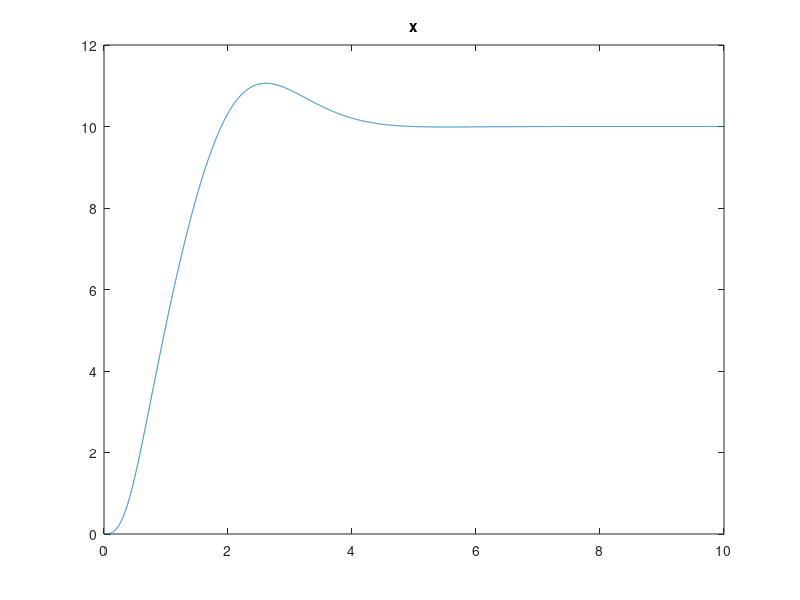
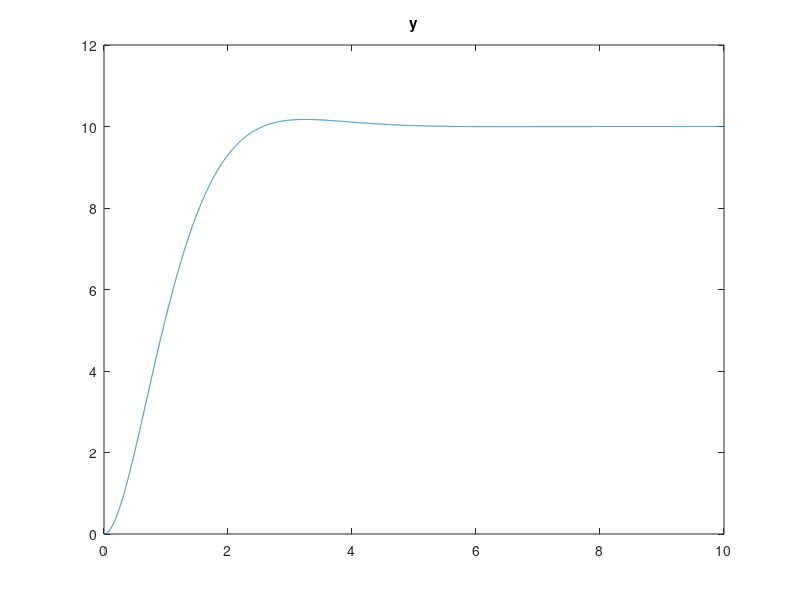
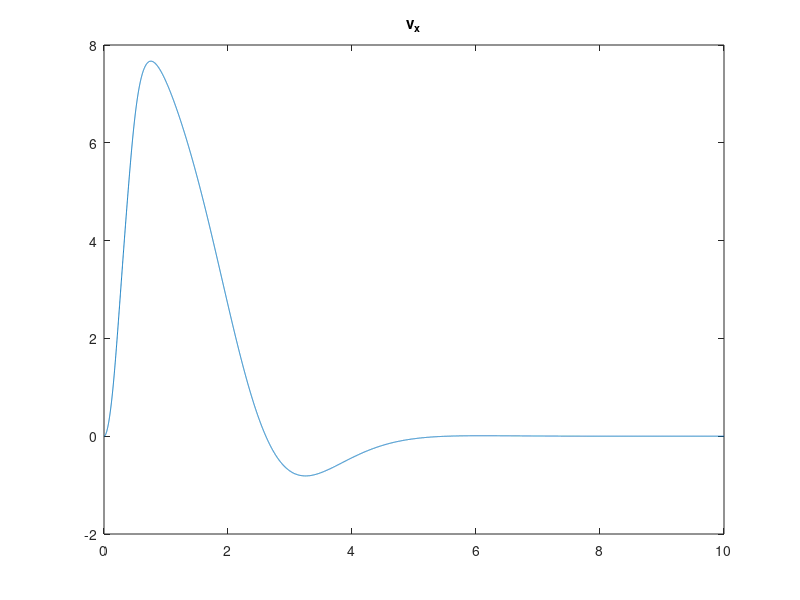
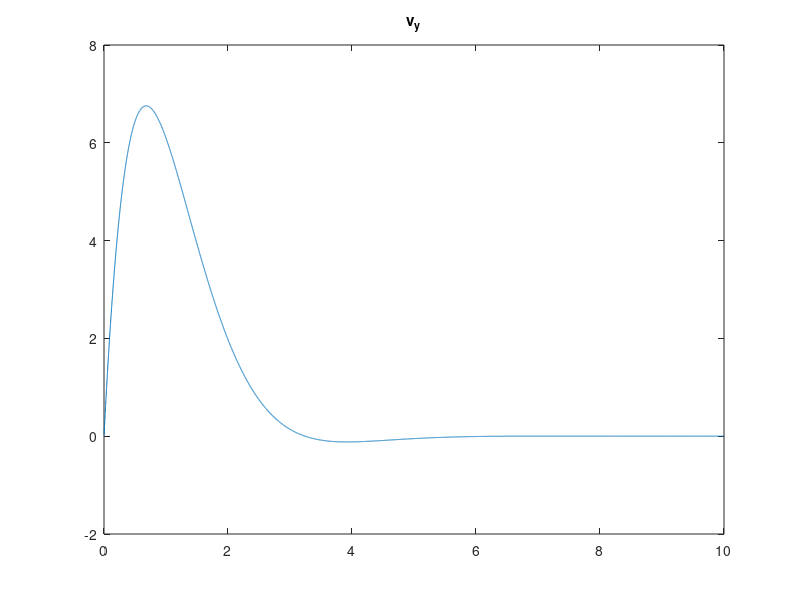

Recreate these plots in MATLAB, in order.

clear
close all

g = 9.8;
sim_time    = 10;
dt          = 0.001;

num_steps   = sim_time / dt;
steps = 1 : num_steps;
t = steps * dt;

% Desired Conditions
x_r = 10;
y_r = 10;

% Controller values
K_v         = 1;
K_a         = 2.5;
K_omega     = 10;

max_theta   = pi / 4;
max_omega   = 30 / 60 * 2 * pi;

% Initial Conditions
m = 1;
x       = zeros(size(steps));
y       = zeros(size(steps));
v_x     = zeros(size(steps));
v_y     = zeros(size(steps));
theta   = zeros(size(steps));
omega   = zeros(size(steps));

% Start of sim

F_g = m * g;

for n = steps
    p = max([n - 1, 1]);
    x0 = x(p);
    y0 = y(p);
    v_x0 = v_x(p);
    v_y0 = v_y(p);
    theta0 = theta(p);

    % Calculate inputs
    v_x_in      = -K_v * (x0 - x_r);
    v_y_in      = -K_v * (y0 - y_r);

    a_x_in      = -K_a * (v_x0 - v_x_in);
    a_y_in      = -K_a * (v_y0 - v_y_in);

    theta_in    = atan(a_x_in / g);
    theta_in    = min([theta_in, max_theta]);
    theta_in    = max([theta_in, -max_theta]);

    omega_in    = -K_omega * (theta0 - theta_in);
    omega_in    = min([omega_in, max_omega]);
    omega_in    = max([omega_in, -max_omega]);
    
    F_thrust_y = m * a_y_in + F_g;
    F_thrust = F_thrust_y / cos(theta0);

    % Update state
    a_x = F_thrust * sin(theta0) / m;
    a_y = (F_thrust * cos(theta0) - F_g) / m;

    x(n) = x0 + v_x0 * dt + 0.5 * a_x * dt * dt;
    y(n) = y0 + v_y0 * dt + 0.5 * a_y * dt * dt;
    v_x(n) = v_x0 + a_x * dt;
    v_y(n) = v_y0 + a_y * dt;
    theta(n) = theta0 + omega_in * dt;
    omega(n) = omega_in;
end

figure
plot(t, x)
title('x')

figure
plot(t, y)
title('y')

figure
plot(t, v_x)
title('v_x')

figure
plot(t, v_y)
title('v_y')

figure
plot(t, theta * 180 / pi)
title('theta in deg')

figure
plot(t, omega * 180 / pi)
title('omega in deg/s')
